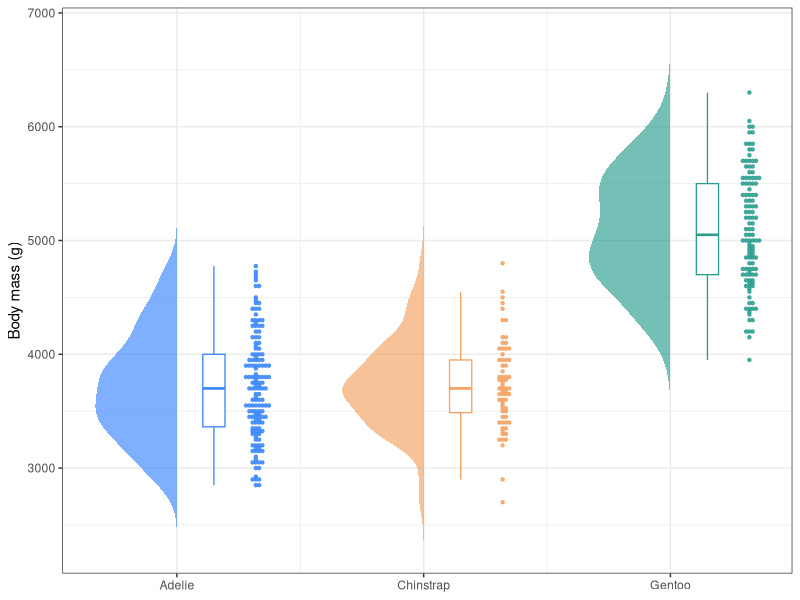
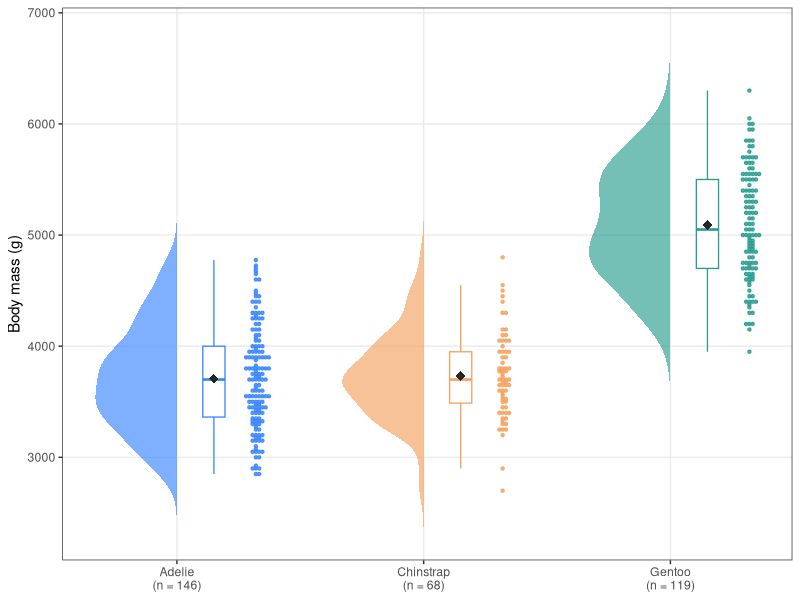
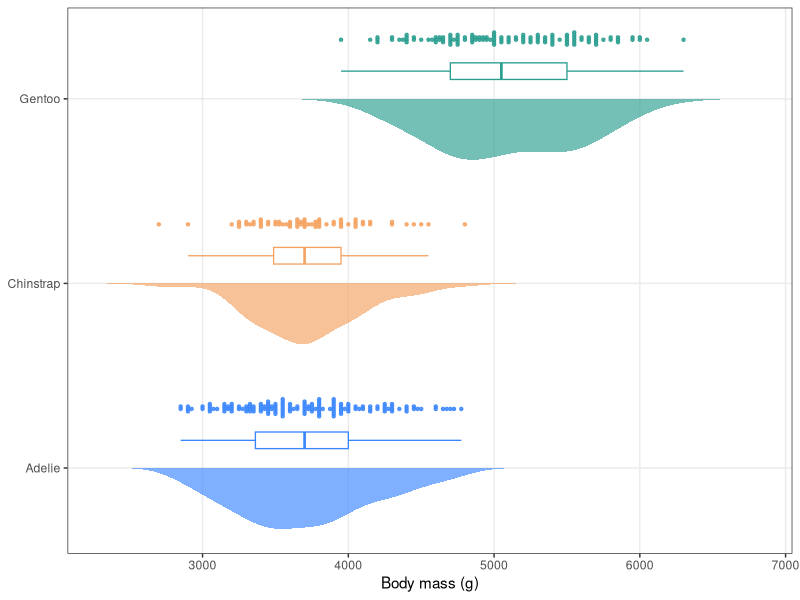

Reproduce these figures in R, in order.
## ---- chunk 1
# Installing necessary packages
if (!requireNamespace("tidyverse", quietly = TRUE)) {
  install.packages("tidyverse")
}
if (!requireNamespace("ggbeeswarm", quietly = TRUE)) {
  install.packages("ggbeeswarm")
}
if (!requireNamespace("palmerpenguins", quietly = TRUE)) {
  install.packages("palmerpenguins")
}

# Load packages
library(tidyverse)
library(ggbeeswarm)
library(palmerpenguins)
## ---- chunk 2
data("penguins")

penguins_clean <- penguins |>
  filter(!is.na(body_mass_g), !is.na(sex)) |>
  mutate(species = factor(species))

head(penguins_clean, 3)
## ---- chunk 3
# Half-violin polygons: for each group, the density curve is mirrored to the
# left of the group centre (x = group position) and closed as a polygon.
half_violin <- function(data, group_col, value_col, width = 0.33) {
  groups <- levels(factor(data[[group_col]]))
  map_dfr(groups, function(g) {
    values <- data[[value_col]][as.character(data[[group_col]]) == g]
    d <- density(values, n = 200)
    tibble(
      group = g,
      x = which(groups == g) - d$y / max(d$y) * width,
      y = d$x)
  })
}
## ---- chunk 4
#| label: fig-1.1BasicRaincloud
#| fig-cap: "基础云雨图：企鹅体重"
#| out.width: "95%"
#| warning: false
#| message: false
#| fig-width: 8.5
#| fig-height: 5.5

violin_data <- half_violin(penguins_clean, "species", "body_mass_g")
centres <- set_names(seq_along(levels(penguins_clean$species)),
                     levels(penguins_clean$species))
x_pos <- centres[as.character(penguins_clean$species)]

raincloud_colors <- c(Adelie = "#3a86ff", Chinstrap = "#f4a261", Gentoo = "#2a9d8f")

ggplot(penguins_clean) +
  geom_polygon(data = violin_data, aes(x = x, y = y, fill = group, group = group),
               alpha = .65, colour = NA) +
  geom_boxplot(aes(x = x_pos + .15, y = body_mass_g, group = species, colour = species),
               width = .09, outlier.shape = NA, fill = "white", linewidth = .45) +
  geom_beeswarm(aes(x = x_pos + .32, y = body_mass_g, colour = species),
                cex = .5, size = .85, alpha = .85) +
  scale_fill_manual(values = raincloud_colors) +
  scale_colour_manual(values = raincloud_colors) +
  scale_x_continuous(breaks = centres, labels = levels(penguins_clean$species)) +
  labs(x = NULL, y = "Body mass (g)") +
  theme_bw() +
  theme(legend.position = "none")
## ---- chunk 5
#| label: fig-1.2AnnotatedRaincloud
#| fig-cap: "带均值标记与样本量的云雨图"
#| out.width: "95%"
#| warning: false
#| message: false
#| fig-width: 8.5
#| fig-height: 5.5

ggplot(penguins_clean) +
  geom_polygon(data = violin_data, aes(x = x, y = y, fill = group, group = group),
               alpha = .65, colour = NA) +
  geom_boxplot(aes(x = x_pos + .15, y = body_mass_g, group = species, colour = species),
               width = .09, outlier.shape = NA, fill = "white", linewidth = .45) +
  geom_beeswarm(aes(x = x_pos + .32, y = body_mass_g, colour = species),
                cex = .5, size = .85, alpha = .85) +
  stat_summary(aes(x = x_pos + .15, y = body_mass_g, group = species),
               fun = mean, geom = "point", shape = 18, size = 3, colour = "grey15") +
  scale_fill_manual(values = raincloud_colors) +
  scale_colour_manual(values = raincloud_colors) +
  scale_x_continuous(
    breaks = centres,
    labels = paste0(levels(penguins_clean$species), "\n(n = ",
                    table(penguins_clean$species)[levels(penguins_clean$species)], ")")) +
  labs(x = NULL, y = "Body mass (g)") +
  theme_bw() +
  theme(legend.position = "none", panel.grid.minor = element_blank())
## ---- chunk 6
#| label: fig-1.3HorizontalRaincloud
#| fig-cap: "横向云雨图"
#| out.width: "95%"
#| warning: false
#| message: false
#| fig-width: 8.5
#| fig-height: 5

ggplot(penguins_clean) +
  geom_polygon(data = violin_data, aes(x = x, y = y, fill = group, group = group),
               alpha = .65, colour = NA) +
  geom_boxplot(aes(x = x_pos + .15, y = body_mass_g, group = species, colour = species),
               width = .09, outlier.shape = NA, fill = "white", linewidth = .45) +
  geom_beeswarm(aes(x = x_pos + .32, y = body_mass_g, colour = species),
                cex = .5, size = .85, alpha = .85) +
  scale_fill_manual(values = raincloud_colors) +
  scale_colour_manual(values = raincloud_colors) +
  scale_x_continuous(breaks = centres, labels = levels(penguins_clean$species)) +
  labs(x = NULL, y = "Body mass (g)") +
  theme_bw() +
  theme(legend.position = "none", panel.grid.minor = element_blank()) +
  coord_flip()
